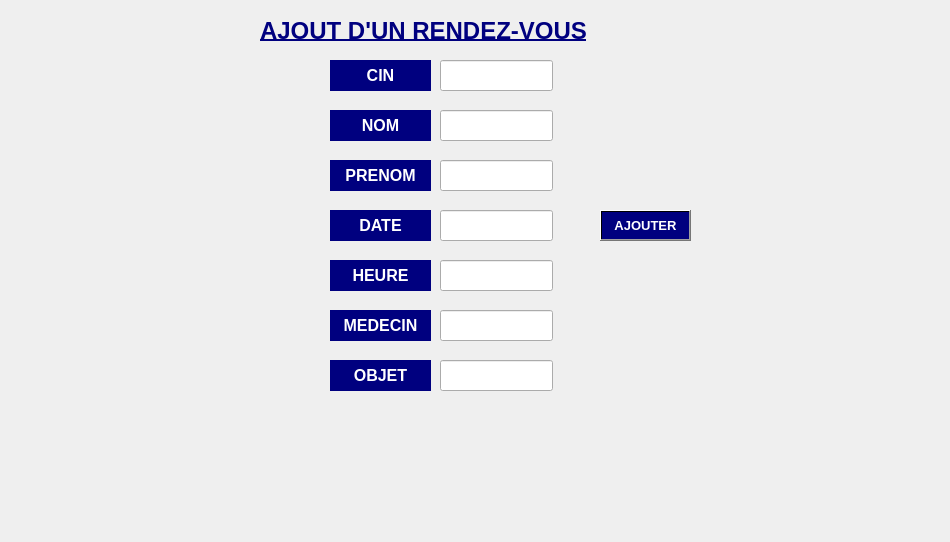
      <widget class="QWidget" name="tab_26">
       <property name="maximumSize">
        <size>
         <width>20000</width>
         <height>2000</height>
        </size>
       </property>
       <attribute name="title">
        <string>AJOUTER UN RENDEZ-VOUS</string>
       </attribute>
       <widget class="QLabel" name="label_21">
        <property name="geometry">
         <rect>
          <x>330</x>
          <y>60</y>
          <width>101</width>
          <height>31</height>
         </rect>
        </property>
        <property name="font">
         <font>
          <family>MS Shell Dlg 2</family>
          <pointsize>12</pointsize>
          <weight>75</weight>
          <bold>true</bold>
          <underline>false</underline>
         </font>
        </property>
        <property name="styleSheet">
         <string notr="true">background-color: rgb(0, 0, 127);</string>
        </property>
        <property name="text">
         <string>&lt;html&gt;&lt;head/&gt;&lt;body&gt;&lt;p align=&quot;center&quot;&gt;&lt;span style=&quot; color:#ffffff;&quot;&gt;CIN&lt;/span&gt;&lt;/p&gt;&lt;/body&gt;&lt;/html&gt;</string>
        </property>
       </widget>
       <widget class="QLabel" name="label_22">
        <property name="geometry">
         <rect>
          <x>330</x>
          <y>110</y>
          <width>101</width>
          <height>31</height>
         </rect>
        </property>
        <property name="font">
         <font>
          <family>MS Shell Dlg 2</family>
          <pointsize>12</pointsize>
          <weight>75</weight>
          <bold>true</bold>
          <underline>false</underline>
         </font>
        </property>
        <property name="styleSheet">
         <string notr="true">background-color: rgb(0, 0, 127);</string>
        </property>
        <property name="text">
         <string>&lt;html&gt;&lt;head/&gt;&lt;body&gt;&lt;p align=&quot;center&quot;&gt;&lt;span style=&quot; color:#ffffff;&quot;&gt;NOM&lt;/span&gt;&lt;/p&gt;&lt;/body&gt;&lt;/html&gt;</string>
        </property>
       </widget>
       <widget class="QLabel" name="label_23">
        <property name="geometry">
         <rect>
          <x>330</x>
          <y>160</y>
          <width>101</width>
          <height>31</height>
         </rect>
        </property>
        <property name="font">
         <font>
          <family>MS Shell Dlg 2</family>
          <pointsize>12</pointsize>
          <weight>75</weight>
          <bold>true</bold>
          <underline>false</underline>
         </font>
        </property>
        <property name="styleSheet">
         <string notr="true">background-color: rgb(0, 0, 127);</string>
        </property>
        <property name="text">
         <string>&lt;html&gt;&lt;head/&gt;&lt;body&gt;&lt;p align=&quot;center&quot;&gt;&lt;span style=&quot; color:#ffffff;&quot;&gt;PRENOM&lt;/span&gt;&lt;/p&gt;&lt;/body&gt;&lt;/html&gt;</string>
        </property>
       </widget>
       <widget class="QLineEdit" name="cinline_2">
        <property name="geometry">
         <rect>
          <x>440</x>
          <y>60</y>
          <width>113</width>
          <height>31</height>
         </rect>
        </property>
        <property name="palette">
         <palette>
          <active>
           <colorrole role="WindowText">
            <brush brushstyle="SolidPattern">
             <color alpha="255">
              <red>85</red>
              <green>170</green>
              <blue>255</blue>
             </color>
            </brush>
           </colorrole>
           <colorrole role="Dark">
            <brush brushstyle="SolidPattern">
             <color alpha="255">
              <red>170</red>
              <green>170</green>
              <blue>255</blue>
             </color>
            </brush>
           </colorrole>
           <colorrole role="Text">
            <brush brushstyle="SolidPattern">
             <color alpha="255">
              <red>85</red>
              <green>170</green>
              <blue>255</blue>
             </color>
            </brush>
           </colorrole>
           <colorrole role="ButtonText">
            <brush brushstyle="SolidPattern">
             <color alpha="255">
              <red>85</red>
              <green>170</green>
              <blue>255</blue>
             </color>
            </brush>
           </colorrole>
           <colorrole role="PlaceholderText">
            <brush brushstyle="NoBrush">
             <color alpha="128">
              <red>85</red>
              <green>170</green>
              <blue>255</blue>
             </color>
            </brush>
           </colorrole>
          </active>
          <inactive>
           <colorrole role="WindowText">
            <brush brushstyle="SolidPattern">
             <color alpha="255">
              <red>85</red>
              <green>170</green>
              <blue>255</blue>
             </color>
            </brush>
           </colorrole>
           <colorrole role="Dark">
            <brush brushstyle="SolidPattern">
             <color alpha="255">
              <red>160</red>
              <green>160</green>
              <blue>160</blue>
             </color>
            </brush>
           </colorrole>
           <colorrole role="Text">
            <brush brushstyle="SolidPattern">
             <color alpha="255">
              <red>85</red>
              <green>170</green>
              <blue>255</blue>
             </color>
            </brush>
           </colorrole>
           <colorrole role="ButtonText">
            <brush brushstyle="SolidPattern">
             <color alpha="255">
              <red>85</red>
              <green>170</green>
              <blue>255</blue>
             </color>
            </brush>
           </colorrole>
           <colorrole role="PlaceholderText">
            <brush brushstyle="NoBrush">
             <color alpha="128">
              <red>85</red>
              <green>170</green>
              <blue>255</blue>
             </color>
            </brush>
           </colorrole>
          </inactive>
          <disabled>
           <colorrole role="WindowText">
            <brush brushstyle="SolidPattern">
             <color alpha="255">
              <red>85</red>
              <green>170</green>
              <blue>255</blue>
             </color>
            </brush>
           </colorrole>
           <colorrole role="Dark">
            <brush brushstyle="SolidPattern">
             <color alpha="255">
              <red>160</red>
              <green>160</green>
              <blue>160</blue>
             </color>
            </brush>
           </colorrole>
           <colorrole role="Text">
            <brush brushstyle="SolidPattern">
             <color alpha="255">
              <red>85</red>
              <green>170</green>
              <blue>255</blue>
             </color>
            </brush>
           </colorrole>
           <colorrole role="ButtonText">
            <brush brushstyle="SolidPattern">
             <color alpha="255">
              <red>85</red>
              <green>170</green>
              <blue>255</blue>
             </color>
            </brush>
           </colorrole>
           <colorrole role="PlaceholderText">
            <brush brushstyle="NoBrush">
             <color alpha="128">
              <red>85</red>
              <green>170</green>
              <blue>255</blue>
             </color>
            </brush>
           </colorrole>
          </disabled>
         </palette>
        </property>
        <property name="text">
         <string/>
        </property>
       </widget>
       <widget class="QLineEdit" name="nomline_2">
        <property name="geometry">
         <rect>
          <x>440</x>
          <y>110</y>
          <width>113</width>
          <height>31</height>
         </rect>
        </property>
       </widget>
       <widget class="QLineEdit" name="prenomline_2">
        <property name="geometry">
         <rect>
          <x>440</x>
          <y>160</y>
          <width>113</width>
          <height>31</height>
         </rect>
        </property>
       </widget>
       <widget class="QLineEdit" name="telline_2">
        <property name="geometry">
         <rect>
          <x>440</x>
          <y>310</y>
          <width>113</width>
          <height>31</height>
         </rect>
        </property>
       </widget>
       <widget class="QLabel" name="picture_ajoutrdv_2">
        <property name="geometry">
         <rect>
          <x>0</x>
          <y>0</y>
          <width>941</width>
          <height>533</height>
         </rect>
        </property>
        <property name="minimumSize">
         <size>
          <width>0</width>
          <height>0</height>
         </size>
        </property>
        <property name="maximumSize">
         <size>
          <width>950</width>
          <height>533</height>
         </size>
        </property>
        <property name="text">
         <string/>
        </property>
       </widget>
       <widget class="QPushButton" name="pb_ajouter">
        <property name="geometry">
         <rect>
          <x>600</x>
          <y>210</y>
          <width>91</width>
          <height>31</height>
         </rect>
        </property>
        <property name="font">
         <font>
          <family>MS Shell Dlg 2</family>
          <pointsize>10</pointsize>
          <weight>75</weight>
          <bold>true</bold>
         </font>
        </property>
        <property name="styleSheet">
         <string notr="true">background-color: qlineargradient(spread:pad, x1:0.631, y1:0.420455, x2:1, y2:0, stop:1 rgba(0, 0, 127, 255));
color: rgb(255, 255, 255);</string>
        </property>
        <property name="text">
         <string>AJOUTER</string>
        </property>
        <property name="checkable">
         <bool>false</bool>
        </property>
       </widget>
       <widget class="QLabel" name="label_24">
        <property name="geometry">
         <rect>
          <x>330</x>
          <y>310</y>
          <width>101</width>
          <height>31</height>
         </rect>
        </property>
        <property name="font">
         <font>
          <family>MS Shell Dlg 2</family>
          <pointsize>12</pointsize>
          <weight>75</weight>
          <bold>true</bold>
          <underline>false</underline>
         </font>
        </property>
        <property name="styleSheet">
         <string notr="true">background-color: rgb(0, 0, 127);</string>
        </property>
        <property name="text">
         <string>&lt;html&gt;&lt;head/&gt;&lt;body&gt;&lt;p align=&quot;center&quot;&gt;&lt;span style=&quot; color:#ffffff;&quot;&gt;MEDECIN&lt;/span&gt;&lt;/p&gt;&lt;/body&gt;&lt;/html&gt;</string>
        </property>
       </widget>
       <widget class="QLabel" name="label_26">
        <property name="geometry">
         <rect>
          <x>330</x>
          <y>210</y>
          <width>101</width>
          <height>31</height>
         </rect>
        </property>
        <property name="font">
         <font>
          <family>MS Shell Dlg 2</family>
          <pointsize>12</pointsize>
          <weight>75</weight>
          <bold>true</bold>
          <underline>false</underline>
         </font>
        </property>
        <property name="styleSheet">
         <string notr="true">background-color: rgb(0, 0, 127);</string>
        </property>
        <property name="text">
         <string>&lt;html&gt;&lt;head/&gt;&lt;body&gt;&lt;p align=&quot;center&quot;&gt;&lt;span style=&quot; color:#ffffff;&quot;&gt;DATE&lt;/span&gt;&lt;/p&gt;&lt;/body&gt;&lt;/html&gt;</string>
        </property>
       </widget>
       <widget class="QLabel" name="label_53">
        <property name="geometry">
         <rect>
          <x>330</x>
          <y>260</y>
          <width>101</width>
          <height>31</height>
         </rect>
        </property>
        <property name="font">
         <font>
          <family>MS Shell Dlg 2</family>
          <pointsize>12</pointsize>
          <weight>75</weight>
          <bold>true</bold>
          <underline>false</underline>
         </font>
        </property>
        <property name="styleSheet">
         <string notr="true">background-color: rgb(0, 0, 127);</string>
        </property>
        <property name="text">
         <string>&lt;html&gt;&lt;head/&gt;&lt;body&gt;&lt;p align=&quot;center&quot;&gt;&lt;span style=&quot; color:#ffffff;&quot;&gt;HEURE&lt;/span&gt;&lt;/p&gt;&lt;/body&gt;&lt;/html&gt;</string>
        </property>
       </widget>
       <widget class="QLabel" name="label_54">
        <property name="geometry">
         <rect>
          <x>330</x>
          <y>360</y>
          <width>101</width>
          <height>31</height>
         </rect>
        </property>
        <property name="font">
         <font>
          <family>MS Shell Dlg 2</family>
          <pointsize>12</pointsize>
          <weight>75</weight>
          <bold>true</bold>
          <underline>false</underline>
         </font>
        </property>
        <property name="styleSheet">
         <string notr="true">background-color: rgb(0, 0, 127);</string>
        </property>
        <property name="text">
         <string>&lt;html&gt;&lt;head/&gt;&lt;body&gt;&lt;p align=&quot;center&quot;&gt;&lt;span style=&quot; color:#ffffff;&quot;&gt;OBJET&lt;/span&gt;&lt;/p&gt;&lt;/body&gt;&lt;/html&gt;</string>
        </property>
       </widget>
       <widget class="QLineEdit" name="lineEdit_5">
        <property name="geometry">
         <rect>
          <x>440</x>
          <y>360</y>
          <width>113</width>
          <height>31</height>
         </rect>
        </property>
       </widget>
       <widget class="QLineEdit" name="dateEdit_2">
        <property name="geometry">
         <rect>
          <x>440</x>
          <y>210</y>
          <width>113</width>
          <height>31</height>
         </rect>
        </property>
       </widget>
       <widget class="QLineEdit" name="lineEdit_6">
        <property name="geometry">
         <rect>
          <x>440</x>
          <y>260</y>
          <width>113</width>
          <height>31</height>
         </rect>
        </property>
       </widget>
       <widget class="QLabel" name="label_55">
        <property name="geometry">
         <rect>
          <x>260</x>
          <y>10</y>
          <width>421</width>
          <height>41</height>
         </rect>
        </property>
        <property name="font">
         <font>
          <family>MS Shell Dlg 2</family>
          <pointsize>18</pointsize>
          <weight>75</weight>
          <bold>true</bold>
          <underline>true</underline>
         </font>
        </property>
        <property name="styleSheet">
         <string notr="true">color: rgb(0, 0, 127);</string>
        </property>
        <property name="text">
         <string>AJOUT D'UN RENDEZ-VOUS</string>
        </property>
       </widget>
       <zorder>picture_ajoutrdv_2</zorder>
       <zorder>label_21</zorder>
       <zorder>label_22</zorder>
       <zorder>label_23</zorder>
       <zorder>cinline_2</zorder>
       <zorder>nomline_2</zorder>
       <zorder>prenomline_2</zorder>
       <zorder>telline_2</zorder>
       <zorder>pb_ajouter</zorder>
       <zorder>label_24</zorder>
       <zorder>label_26</zorder>
       <zorder>label_53</zorder>
       <zorder>label_54</zorder>
       <zorder>lineEdit_5</zorder>
       <zorder>dateEdit_2</zorder>
       <zorder>lineEdit_6</zorder>
       <zorder>label_55</zorder>
      </widget>
